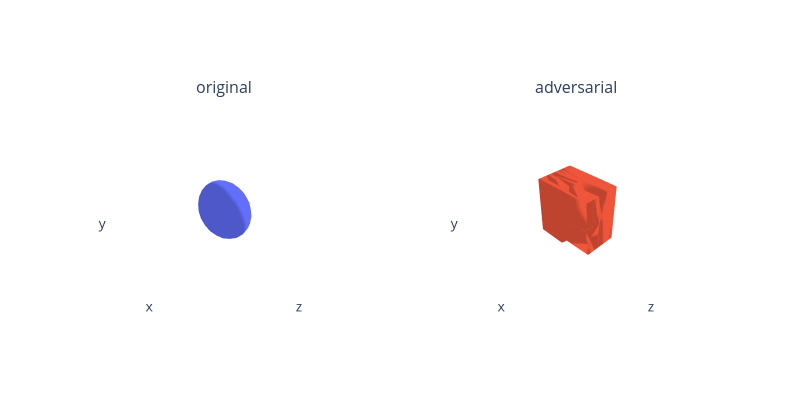

Source (notebook cell):
### Code cell
fig = plot_scene({
                    "original": {
                        "mesh_1": universal_adv_patch_car.get_basic_meshes()
                    },
                    "adversarial": {
                        "mesh_1": universal_adv_patch_car.get_deformed_meshes()
                    },
                }, ncols=2)
fig.update_layout(height=400, width=800)
fig.show()

### Figure 1 — Plotly figure (JSON) as saved in the notebook; plotly's stock layout.template omitted (floating-point values rounded to 4 significant figures; data arrays with more than 128 entries replaced by an {"elided": "..."} marker saying what was removed)
{"data": [{"i": {"elided": "320 int values"}, "j": {"elided": "320 int values"}, "k": {"elided": "320 int values"}, "lighting": {"ambient": 0.8, "diffuse": 1, "facenormalsepsilon": 1e-06, "fresnel": 0, "roughness": 0.5, "specular": 0, "vertexnormalsepsilon": 1e-12}, "name": "mesh_1", "scene": "scene", "type": "mesh3d", "x": {"elided": "162 float values"}, "y": {"elided": "162 float values"}, "z": {"elided": "162 float values"}}, {"i": {"elided": "320 int values"}, "j": {"elided": "320 int values"}, "k": {"elided": "320 int values"}, "lighting": {"ambient": 0.8, "diffuse": 1, "facenormalsepsilon": 1e-06, "fresnel": 0, "roughness": 0.5, "specular": 0, "vertexnormalsepsilon": 1e-12}, "name": "mesh_1", "scene": "scene2", "type": "mesh3d", "x": {"elided": "162 float values"}, "y": {"elided": "162 float values"}, "z": {"elided": "162 float values"}}], "layout": {"annotations": [{"font": {"size": 16}, "showarrow": false, "text": "original", "x": 0.225, "xanchor": "center", "xref": "paper", "y": 1, "yanchor": "bottom", "yref": "paper"}, {"font": {"size": 16}, "showarrow": false, "text": "adversarial", "x": 0.775, "xanchor": "center", "xref": "paper", "y": 1, "yanchor": "bottom", "yref": "paper"}], "height": 400, "scene": {"aspectmode": "cube", "camera": {"up": {"x": 0, "y": 1, "z": 0}}, "domain": {"x": [0, 0.45], "y": [0, 1]}, "xaxis": {"backgroundcolor": "#fff", "range": [-1.4, 1.4], "showaxeslabels": false, "showgrid": false, "showline": false, "showticklabels": false, "ticks": "", "zeroline": false}, "yaxis": {"backgroundcolor": "#fff", "range": [-1.4, 1.4], "showaxeslabels": false, "showgrid": false, "showline": false, "showticklabels": false, "ticks": "", "zeroline": false}, "zaxis": {"backgroundcolor": "#fff", "range": [-1.4, 1.4], "showaxeslabels": false, "showgrid": false, "showline": false, "showticklabels": false, "ticks": "", "zeroline": false}}, "scene2": {"aspectmode": "cube", "camera": {"up": {"x": 0, "y": 1, "z": 0}}, "domain": {"x": [0.55, 1], "y": [0, 1]}, "xaxis": {"backgroundcolor": "#fff", "range": [-1.418, 1.382], "showaxeslabels": false, "showgrid": false, "showline": false, "showticklabels": false, "ticks": "", "zeroline": false}, "yaxis": {"backgroundcolor": "#fff", "range": [-1.418, 1.382], "showaxeslabels": false, "showgrid": false, "showline": false, "showticklabels": false, "ticks": "", "zeroline": false}, "zaxis": {"backgroundcolor": "#fff", "range": [-1.4, 1.4], "showaxeslabels": false, "showgrid": false, "showline": false, "showticklabels": false, "ticks": "", "zeroline": false}}, "width": 800}}
